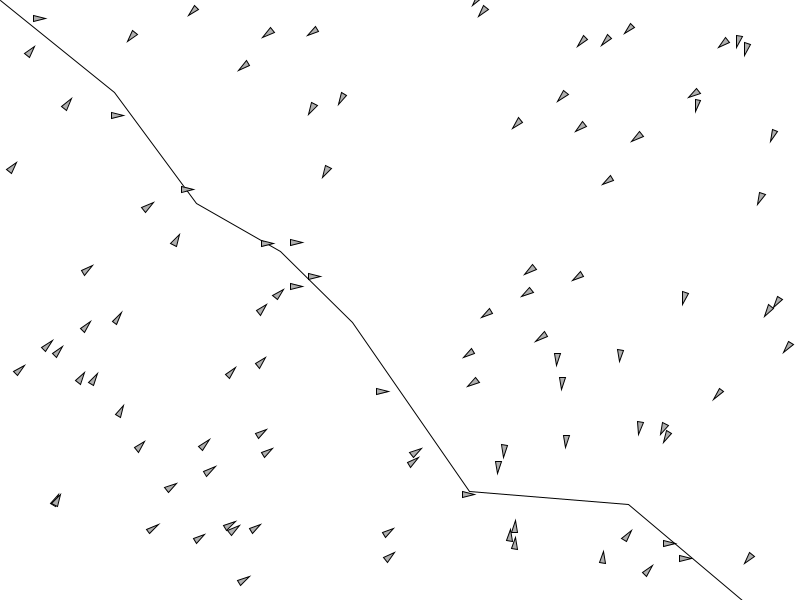
Frame 1 (no input)
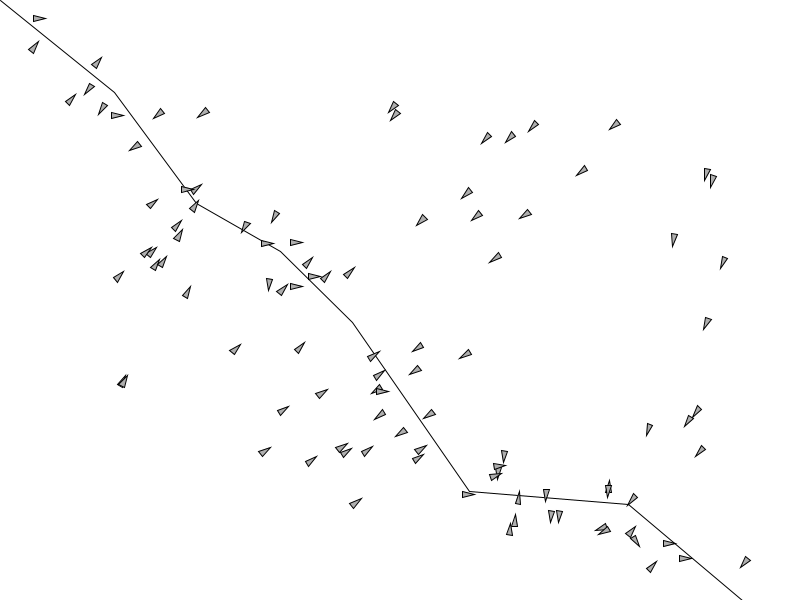
Frame 60 (the mouse pressed at the canvas centre just before this capture)
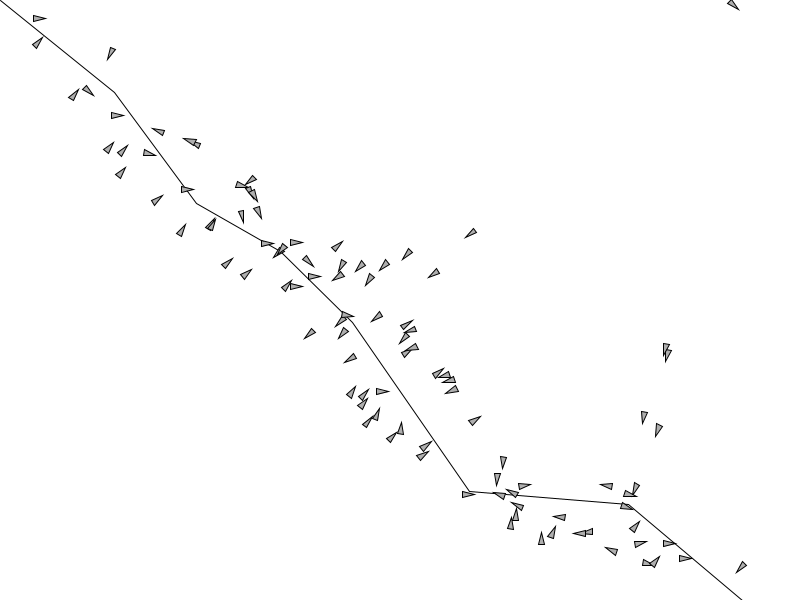
Frame 120 (the mouse held since frame 60 and released just before this capture)

The Processing sketch that drew these frames (run headless with seeded random() and noise(); from frame 60 on, the mouse is pressed at the canvas centre):

// Processing sketch: vehiclesAndSteering
// ── vehiclesAndSteering.pde
//FlowField flow;
Path p;
Vehicle[] vehicles;
PVector target = new PVector(random(width), random(height));

PVector getNormalPoint(PVector p, PVector a, PVector b){
  PVector ap = PVector.sub(p, a);
  PVector ab = PVector.sub(b, a);
  
  ab.normalize();
  ab.mult(ap.dot(ab));
  PVector normalPoint = PVector.add(a, ab);
  return normalPoint;
}

void setup(){
  size(800, 600);
  //flow = new FlowField();
  p = new Path();
  for(int k = 0; k < 10; k++){
    p.addPoint(k*random(80, 120), k*random(80, 120));
  }
  vehicles = new Vehicle[100];
  for(int i = 0; i < vehicles.length; i++){
    vehicles[i] = new Vehicle(random(width), random(height));
  }
}

void draw(){
  background(255);
  p.display();
  for(Vehicle v: vehicles){
    //v.seek(target);
    //v.arrive(target);
    //v.follow(flow);
    v.followPath(p);
    v.update();
    v.display();
  }
}

// ── FlowField.pde
class FlowField{
  PVector[][] field;
  int cols, rows;
  int resolution;
  
  FlowField(){
    resolution = 10;
    cols = width/resolution;
    rows = height/resolution;
    field = new PVector[cols][rows];
    
    float xoff = 0;
    for(int i = 0; i < cols; i++){
      float yoff = 0;
      for(int j = 0; j < rows; j++){
        float theta = map(noise(xoff, yoff), 0, 1, 0, TWO_PI);
        field[i][j] = new PVector(cos(theta), sin(theta));
        yoff += 0.1;
      }
      xoff += 0.1;
    }
  }   
  
  PVector lookup(PVector lookup){
    int column = int(constrain(lookup.x/resolution, 0, cols-1));
    int row = int(constrain(lookup.y/resolution, 0, rows-1));
    return field[column][row].get();
  }
  
}

// ── Path.pde
class Path{
  ArrayList<PVector> points;
  float radius;
  
  Path(){
    radius = 20;
    points = new ArrayList<PVector>();
  }
  
  void addPoint(float x, float y){
    PVector point = new PVector(x, y);
    points.add(point);
  }
  
  void display(){
    stroke(0);
    noFill();
    beginShape();
    for(PVector v: points){
      vertex(v.x, v.y);
    }
    endShape();
  }
}

// ── Vehicle.pde
class Vehicle{
  
  // steering force = desired velocity - current velocity
  
  PVector location;
  PVector velocity;
  PVector acceleration;
  float r;
  float maxspeed;
  float maxforce;
  
  Vehicle(float x, float y){
    acceleration = new PVector(0,0);
    velocity = new PVector(0,0);
    location = new PVector(x,y);
    r = 3.0;
    maxspeed = 3;
    maxforce = 0.1;
  }
  
  void update(){
    if(location.x < 0){
      location.x = width;
    }
    else if(location.x > width){
      location.x = 0;
    }
    if(location.y < 0){
      location.y = height;
    }
    else if(location.y > height){
      location.y = 0;
    }
    
    velocity.add(acceleration);
    velocity.limit(maxspeed);
    location.add(velocity);
    acceleration.mult(0);
  }
  
  void applyForce(PVector force){
    acceleration.add(force);
  }
  
  void seek(PVector target){
    PVector desired = PVector.sub(target, location);
    desired.normalize();
    desired.mult(maxspeed);
    PVector steer = PVector.sub(desired, velocity);
    steer.limit(maxforce);
    applyForce(steer);
  }
  
  void followFlow(FlowField flow){
    PVector desired = flow.lookup(location);
    desired.mult(maxspeed);
    PVector steer = PVector.sub(desired, velocity);
    steer.limit(maxforce);
    applyForce(steer);
  }
  
  void followPath(Path p){
    PVector predict = velocity.get();
    predict.normalize();
    predict.mult(25); // 25 is arbitrary - represents pixels
    PVector predictLoc = PVector.add(location, predict);
    
    float high = 10000000;
    PVector target = null;
    
    for(int i = 0; i < p.points.size()-1; i++){
      PVector a = p.points.get(i);
      PVector b = p.points.get(i+1);
      PVector normalPoint = getNormalPoint(predictLoc, a, b);
      if(normalPoint.x < a.x || normalPoint.x > b.x){
        normalPoint = b.get();
      }
      float dist = PVector.dist(predictLoc, normalPoint);
      if(dist < high){
        high = dist;
        target = normalPoint.get();
      }
    }
    
    
    float distance = PVector.dist(target, predictLoc);
    if(distance > p.radius){
      seek(target);
    }
  }
  
  void arrive(PVector target){
    PVector desired = PVector.sub(target, location);
    float d = desired.mag();
    desired.normalize();
    if(d < 100){
      float m = map(d,0,100,0,maxspeed);
      desired.mult(m);
    }else{
      desired.mult(maxspeed);
    }
    
    PVector steer = PVector.sub(desired, velocity);
    steer.limit(maxforce);
    applyForce(steer);
  }
  
  void display(){
    float theta = velocity.heading() + PI/2;
    fill(175);
    stroke(0);
    pushMatrix();
    translate(location.x, location.y);
    rotate(theta);
    beginShape();
    vertex(0, -r*2);
    vertex(-r, r*2);
    vertex(r, r*2);
    endShape(CLOSE);
    popMatrix();
  }
}
